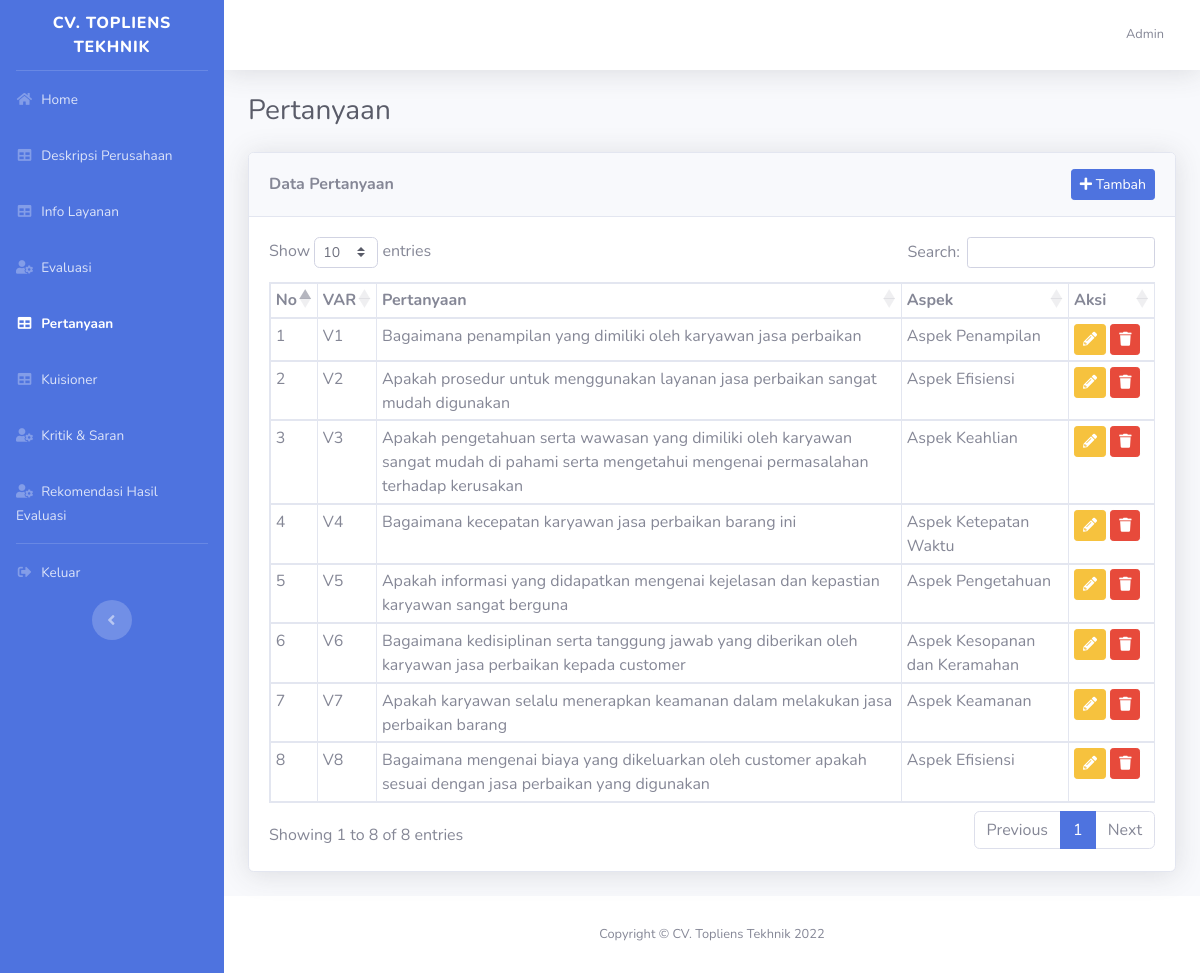
The page /dashboard/index.php?halaman=pertanyaan (signed in) on the database its author committed.
### tables this page shows
CREATE TABLE `tbl_user` (
  `id` int(11) NOT NULL,
  `nama` varchar(50) NOT NULL,
  `username` varchar(16) NOT NULL,
  `password` varchar(255) NOT NULL,
  `no_handphone` varchar(16) NOT NULL,
  `role` enum('customer','admin','ceo') NOT NULL
);

CREATE TABLE `tbl_pertanyaan` (
  `id_pertanyaan` varchar(5) NOT NULL,
  `pertanyaan` text NOT NULL,
  `id_aspek` int(11) NOT NULL
);

CREATE TABLE `tbl_aspek` (
  `id_aspek` int(11) NOT NULL,
  `nama` varchar(50) NOT NULL
);

### dashboard/pertanyaan.php (the view)
<h1 class="h3 mb-4 text-gray-800">Pertanyaan</h1>
<div class="card shadow mb-4">
    <div class="card-header py-3 d-flex align-items-center justify-content-between">
        <h6 class="m-0 font-weight-bold">Data Pertanyaan</h6>
        <a href="index.php?halaman=tambah-pertanyaan" class="btn btn-primary btn-sm">
            <i class="fas fa-plus"></i> Tambah
        </a>
    </div>
    <div class="card-body">
        <div class="table-responsive">
            <table class="table table-bordered table-sm" id="dataTable" width="100%" cellspacing="0">
                <thead>
                    <tr>
                        <th>No</th>
                        <th>VAR</th>
                        <th>Pertanyaan</th>
                        <th>Aspek</th>
                        <th width="60px">Aksi</th>
                    </tr>
                </thead>
                <tbody>
                    <?php
                    $no = 1;
                    $query = mysqli_query($koneksi, "SELECT*FROM tbl_pertanyaan tp JOIN tbl_aspek ta ON tp.id_aspek = ta.id_aspek");
                    while ($data = mysqli_fetch_assoc($query)) {
                    ?>
                        <tr>
                            <td><?= $no++ ?></td>
                            <td><?= $data['id_pertanyaan'] ?></td>
                            <td><?= $data['pertanyaan'] ?></td>
                            <td><?= $data['nama'] ?></td>
                            <td>
                                <a href="index.php?halaman=ubah-pertanyaan&id=<?= $data['id_pertanyaan'] ?>">
                                    <button class="btn btn-warning btn-sm"><i class="fa fa-pencil-alt"></i></button>
                                </a>
                                <a href="./proses/proses_pertanyaan.php?aksi=hapus&id=<?= $data['id_pertanyaan'] ?>">
                                    <button class="btn btn-danger btn-sm"><i class="fa fa-trash"></i></button>
                                </a>
                            </td>
                        </tr>
                    <?php
                    }
                    ?>
                </tbody>
            </table>
        </div>
    </div>
</div>

### dashboard/index.php (shortened to what this page needs)
<!DOCTYPE html>
<html lang="en">
<?php
include '../koneksi.php';
$halaman = isset($_GET['halaman']) ? $_GET['halaman'] : '';
$query = mysqli_query($koneksi, "SELECT*FROM tbl_user where username='$_SESSION[username]'");
$user = mysqli_fetch_assoc($query);
?>
<head>
    <link href="../assets/vendor/fontawesome-free/css/all.min.css" rel="stylesheet" type="text/css">
    <link href="../assets/css/sb-admin-2.min.css" rel="stylesheet">
    <link href="https://cdnjs.cloudflare.com/ajax/libs/toastr.js/2.0.1/css/toastr.css" rel="stylesheet" />
    <link rel="stylesheet" href="https://cdn.datatables.net/1.12.1/css/dataTables.bootstrap5.min.css">
    <link rel="stylesheet" href="https://cdn.datatables.net/buttons/2.2.3/css/buttons.dataTables.min.css">
</head>
<body id="page-top">
    <div id="wrapper">
        <ul class="navbar-nav bg-primary sidebar sidebar-dark accordion" id="accordionSidebar">
            <a class="sidebar-brand d-flex align-items-center justify-content-center" href="index.html">
                <div class="sidebar-brand-text mx-3">
                    CV. Topliens Tekhnik
                </div>
            </a>
            <hr class="sidebar-divider my-0">
            <li class="nav-item <?= $halaman == '' ? 'active' : '' ?>">
                <a class="nav-link" href="index.php">
                    <i class="fas fa-fw fa-home"></i>
                    <span>Home</span>
                </a>
            </li>
            <li class="nav-item <?= $halaman == 'deskripsi-perusahaan' || $halaman == 'tambah-deskripsi-perusahaan' || $halaman == 'ubah-deskripsi-perusahaan' ? 'active' : '' ?>">
                <a class="nav-link" href="index.php?halaman=deskripsi-perusahaan">
                    <i class="fas fa-fw fa-table"></i>
                    <span>Deskripsi Perusahaan</span>
                </a>
            </li>
            <li class="nav-item <?= $halaman == 'info-layanan' || $halaman == 'tambah-info-layanan' || $halaman == 'ubah-info-layanan' ? 'active' : '' ?>">
                <a class="nav-link" href="index.php?halaman=info-layanan">
                    <i class="fas fa-fw fa-table"></i>
                    <span>Info Layanan</span>
                </a>
            </li>
            <?php
            if ($user['role'] == 'admin' or $user['role'] == 'ceo') {
                if ($user['role'] == 'admin') {
            ?>
                    <li class="nav-item <?= $halaman == 'evaluasi' || $halaman == 'tambah-evaluasi' || $halaman == 'ubah-evaluasi' ? 'active' : '' ?>">
                        <a class="nav-link" href="index.php?halaman=evaluasi">
                            <i class="fas fa-fw fa-user-cog"></i>
                            <span>Evaluasi</span>
                        </a>
                    </li>
                    <li class="nav-item <?= $halaman == 'pertanyaan' || $halaman == 'tambah-pertanyaan' || $halaman == 'ubah-pertanyaan' ? 'active' : '' ?>">
                        <a class="nav-link" href="index.php?halaman=pertanyaan">
                            <i class="fas fa-fw fa-table"></i>
                            <span>Pertanyaan</span>
                        </a>
                    </li>
                <?php } ?>
                <li class="nav-item <?= $halaman == 'kuisioner' || $halaman == 'detail-kuisioner' ? 'active' : '' ?>">
                    <a class="nav-link" href="index.php?halaman=kuisioner">
                        <i class="fas fa-fw fa-table"></i>
                        <span>Kuisioner</span>
                    </a>
                </li>
                <li class="nav-item <?= $halaman == 'kritik-dan-saran' || $halaman == 'detail-kritik-dan-saran' ? 'active' : '' ?>">
                    <a class="nav-link" href="index.php?halaman=kritik-dan-saran">
                        <i class="fas fa-fw fa-user-cog"></i>
                        <span>Kritik & Saran</span>
                    </a>
                </li>
                <li class="nav-item <?= $halaman == 'rekomendasi' || $halaman == 'tambah-rekomendasi' || $halaman == 'ubah-rekomendasi' ? 'active' : '' ?>">
                    <a class="nav-link" href="index.php?halaman=rekomendasi">
                        <i class="fas fa-fw fa-user-cog"></i>
                        <span>Rekomendasi Hasil Evaluasi</span>
                    </a>
                </li>
            <?php
            }
            ?>
            <hr class="sidebar-divider my-0">
            <li class="nav-item">
                <a href="../proses/proses_autentikasi.php?aksi=logout" class="nav-link">
                    <i class="fas fa-fw fa-sign-out-alt"></i>
                    <span>Keluar</span>
                </a>
            </li>
            <div class="text-center d-none d-md-inline">
                <button class="rounded-circle border-0" id="sidebarToggle"></button>
            </div>
        </ul>
        <div id="content-wrapper" class="d-flex flex-column">
            <div id="content">
                <nav class="navbar navbar-expand navbar-light bg-white topbar mb-4 static-top shadow">
                    <ul class="navbar-nav ml-auto">
                        <li class="nav-item dropdown no-arrow">
                            <a class="nav-link dropdown-toggle" href="#" id="userDropdown" role="button" data-toggle="dropdown" aria-haspopup="true" aria-expanded="false">
                                <span class="mr-2 d-none d-lg-inline text-gray-600 small"><?= $_SESSION['login_type'] == 'user' ?  $user['nama']  : $user['nama_pegawai'] ?></span>
                            </a>
                        </li>
                    </ul>
                </nav>
                <div class="container-fluid">
                    <?php
                    if ($halaman == '') {
                        include './home.php';
                    } else if ($halaman == 'pertanyaan') {
                        include './pertanyaan.php';
                    } else if ($halaman == 'tambah-pertanyaan') {
                        include './tambah_pertanyaan.php';
                    } else if ($halaman == 'ubah-pertanyaan') {
                        include './ubah_pertanyaan.php';
                    } else if ($halaman == 'deskripsi-perusahaan') {
                        include './deskripsi_perusahaan.php';
                    } else if ($halaman == 'ubah-deskripsi-perusahaan') {
                        include './ubah_deskripsi_perusahaan.php';
                    } else if ($halaman == 'info-layanan') {
                        include './info_layanan.php';
                    } else if ($halaman == 'ubah-info-layanan') {
                        include './ubah_info_layanan.php';
                    } else if ($halaman == 'kritik-dan-saran') {
                        include './kritik_dan_saran.php';
                    } else if ($halaman == 'rekomendasi') {
                        include './akumulasi2.php';
                    } else if ($halaman == 'akumulasi2') {
                        include './akumulasi.php';
                    } else if ($halaman == 'evaluasi') {
                        include './evaluasi.php';
                    } else if ($halaman == 'tambah-evaluasi') {
                        include './tambah_evaluasi.php';
                    } else if ($halaman == 'ubah-evaluasi') {
                        include './ubah_evaluasi.php';
                    } else if ($halaman == 'kuisioner') {
                        include './kuisioner.php';
                    } else if ($halaman == 'detail-kuisioner') {
                        include './detail_kuisioner.php';
                    } else if ($halaman == 'detail-kritik-dan-saran') {
                        include './detail_kritik_dan_saran.php';
                    }
                    ?>
                </div>
            </div>
            <footer class="sticky-footer bg-white">
                <div class="container my-auto">
                    <div class="copyright text-center my-auto">
                        <span>Copyright &copy; CV. Topliens Tekhnik 2022</span>
                    </div>
                </div>
            </footer>
        </div>
    </div>
</body>
</html>

### rows shown on the page
tbl_user: nama "Admin"
tbl_pertanyaan: id_pertanyaan "V1", pertanyaan "Bagaimana penampilan yang dimiliki oleh karyawan jasa perbaikan", id_aspek.nama "Aspek Penampilan"
tbl_pertanyaan: id_pertanyaan "V2", pertanyaan "Apakah prosedur untuk menggunakan layanan jasa perbaikan sangat mudah digunakan", id_aspek.nama "Aspek Efisiensi"
tbl_pertanyaan: id_pertanyaan "V3", pertanyaan "Apakah pengetahuan serta wawasan yang dimiliki oleh karyawan sangat mudah di pahami serta mengetahui mengenai permasalahan terhadap kerusakan", id_aspek.nama "Aspek Keahlian"
tbl_pertanyaan: id_pertanyaan "V4", pertanyaan "Bagaimana kecepatan karyawan jasa perbaikan barang ini", id_aspek.nama "Aspek Ketepatan Waktu"
tbl_pertanyaan: id_pertanyaan "V5", pertanyaan "Apakah informasi yang didapatkan mengenai kejelasan dan kepastian karyawan sangat berguna", id_aspek.nama "Aspek Pengetahuan"
tbl_pertanyaan: id_pertanyaan "V6", pertanyaan "Bagaimana kedisiplinan serta tanggung jawab yang diberikan oleh karyawan jasa perbaikan kepada customer", id_aspek.nama "Aspek Kesopanan dan Keramahan"
tbl_pertanyaan: id_pertanyaan "V7", pertanyaan "Apakah karyawan selalu menerapkan keamanan dalam melakukan jasa perbaikan barang", id_aspek.nama "Aspek Keamanan"
tbl_pertanyaan: id_pertanyaan "V8", pertanyaan "Bagaimana mengenai biaya yang dikeluarkan oleh customer apakah sesuai dengan jasa perbaikan yang digunakan", id_aspek.nama "Aspek Efisiensi"
